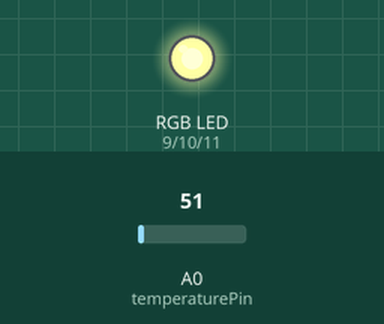
Simulated run of this sketch. Board: Arduino Uno, built with avr-gcc and run on an emulated ATmega328P. Shown: an RGB LED mixed from three pins (HIGH = lit). The inputs (shaded band) are chosen by the test bench; at power-on: A0 (temperaturePin) = 51.

Above: at 1.8 s.
1.9 s: A0 (temperaturePin) set to 86
At 2.3 s:
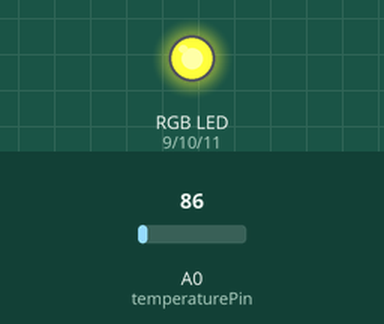
Timing chart, 0 to 4.9 s (numbered marks = the images above; inputs shaded):
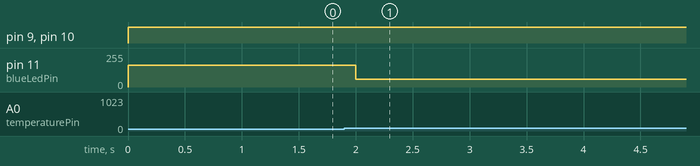

Measured:
- after the input at 1.9 s, pin 11 (blueLedPin): 164/255 → 60/255 after 0.10 s

The sketch:

TriColorLEDTemperature.ino
```cpp
/*
 * The temperature pin is where the input from the LM335 will be read from.
 *
 * The redLedPin is the where the PWM output of the Arduino will connect to
 * the circuit.
 *
 * The greenLedPin is the where the PWM output of the Arduino will connect to
 * the circuit.
 *
 * The blueLedPin is the where the PWM output of the Arduino will connect to
 * the circuit.
 *
 * The base voltage is what the device (LM335) will measure at 0°C
 * The voltage reference is the max voltage that can be read in on the
 * analog input pin
 * The max sample count is the highest value that could be read in on the
 * analog input pin which will equal the voltage reference
 *
 */
const int temperaturePin = 0;
const int redLedPin = 9;
const int greenLedPin = 10;
const int blueLedPin = 11;
const float baseVoltage = 2.730f; /* 2.730V at 0°C */
const float voltageReference = 5.0f;
const int maxSampleCount = 1023;

/*
 * Method declarations
 */

/* No additional methods in this sketch */

/*
 * Setup - main configuration point of our sketch to configure
 *         the Arduino for analog input and PWM output
 *
 * Params - none
 *
 * Returns - nothing
 */
void setup()
{
  analogReference(DEFAULT);

  // Because we are using digital pins as analog outputs i.e. PWM
  // we do not need to configure them using pinMode.
}

/*
 * loop - main method which will be called each time the
 *        Arduino goes through its main loop to read the
 *        current temperature value and then turn on the
 *        three LED's based on the value of said temperature
 *
 * Params - none
 *
 * Returns - nothing
 */
void loop()
{
  int temperatureValue = 0;
  int red = 0;
  int green = 0;
  int blue = 0;
  float colorPercent = 0.0f;

  // Read in the temperature value which will be in a range from 0 to 1023
  temperatureValue = analogRead(temperaturePin);

  // The closer we are to 0, the bluer it will be
  colorPercent = 100.0f - (((float)temperatureValue / (float)maxSampleCount) * 100.0f);
  blue = (int)(colorPercent * 255.0f);

  // The closer to 1023 i.e. max of device, the redder it will be
  colorPercent = ((float)temperatureValue / (float)maxSampleCount) * 100.0f;
  red = (int)(colorPercent * 255.0f);

  // And green will vary accordingly peeking @ midpoint
  if (temperatureValue > (maxSampleCount / 2))
  {
    colorPercent = (float)(maxSampleCount - temperatureValue) * 100.0f;
  }
  else
  {
    colorPercent = ((float)temperatureValue / (float)(maxSampleCount / 2)) * 100.0f;
  }
  green = (int)(colorPercent * 255.0f);

  analogWrite(redLedPin, red);
  analogWrite(greenLedPin, green);
  analogWrite(blueLedPin, blue);

  // Rest for a second and check again
  delay(1000);
}
```
